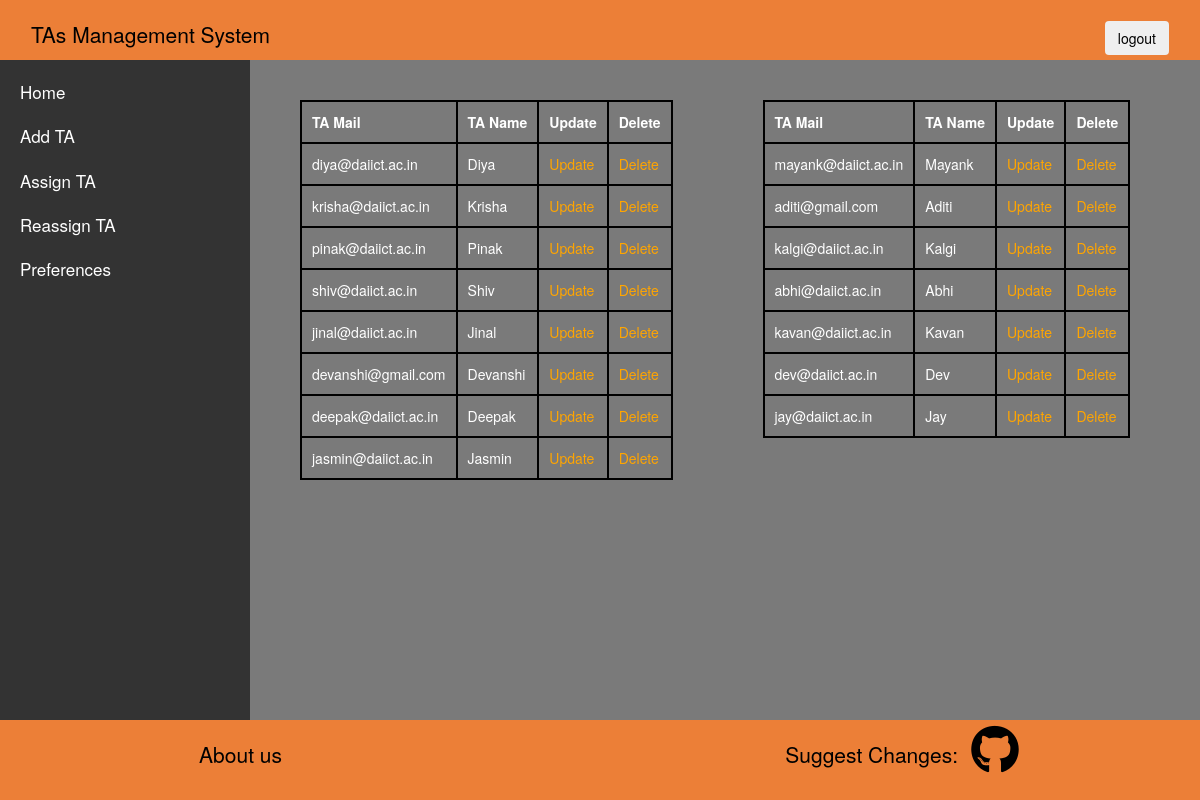
Page /Main/cohome/ta/ on the committed database.
### Main/models.py (models this page shows)
class ta(models.Model):
    name = models.CharField(max_length=30,null=False)
    pwd = models.CharField(max_length=8,null=False)
    cid = models.ForeignKey(course,on_delete=models.CASCADE,null=True)
    mail = models.EmailField(max_length=30,null=False,unique=True)
    year = models.IntegerField(null=False)
    ratings = models.FloatField(default=0,null=False)
    status = models.CharField(default='Not Assigned',max_length=12)
    an= models.BooleanField(default=False)

### Main/coviews.py (the view)
# urls.py: path('cohome/ta/',vta,name='gota'),
def vta(request):
    context={}
    dataset=ta.objects.all()
    context['odd_rec']=ta.objects.none()
    context['even_rec']=ta.objects.none()
    for index,data in enumerate(dataset):
        if index%2==0:
            context['even_rec']|={data}
        else:
            context['odd_rec']|={data}
    return render(request, 'ta.html', context)

### templates/ta.html (shortened to what this page needs)
{%extends 'basic.html' %}
{%load static%}
{%block content%}
    <div class="sidenav">
      <a href="{% url 'cohome' %}">Home</a>
      <a href="{% url 'addta' %}">Add TA</a>
      <a href="{% url 'talist' %}">Assign TA</a>
      <a href="{% url 'talist2' %}">Reassign TA</a>
      <a href="{% url 'copref' %}">Preferences</a>
    </div>
    <div class="main">
      <div class="notify">
      </div>
      <div class="row">
        <div class="col-md-5 table-responsive " >
          <table id="t1" >
            <th>TA Mail</th>
            <th>TA Name</th>
            <th>Update</th>
            <th>Delete</th>
          {% for data in even_rec %}
          <tr>
          <td>{{data.mail}}</td>
          <td>{{ data.name }}</td>
          <td><a href="{% url 'updateta' data.id %}">Update</a></td>
          <td><a href="{% url 'deleteta' data.id %}">Delete</a></td>
          {% endfor %}
      </table>
        </div>
    <div class="col-md-4 table-responsive">
      <table id="2">
        <th>TA Mail</th>
        <th>TA Name</th>
        <th>Update</th>
        <th>Delete</th>
      {% for data in odd_rec %}
      <tr>
      <td>{{data.mail}}</td>
      <td>{{ data.name }}</td>
      <td><a href="{% url 'updateta' data.id %}">Update</a></td>
      <td><a href="{% url 'deleteta' data.id %}">Delete</a></td>
      {% endfor %}
  </table>
    </div>
    </div>
          </div>
{%endblock%}

### Main/static/basic.css (style rules this page uses)
body { margin:0; font-family: 'Gill Sans', 'Gill Sans MT', Calibri, 'Trebuchet MS', sans-serif; box-sizing: border-box; }

### templates/basic.html (style rules this page uses)
.sidenav { width: 250px; position: fixed; top: 60px; background-color: #333; overflow: auto; padding-top: 10px; bottom: 80px; }
.sidenav a { padding: 10px 10px 10px 20px; text-decoration: none; font-size: 17px; color: #333; display: block; color: white; background-image: none; padding-left: auto; }
.main { margin-left: 250px; width: 100%; position: fixed; background-color: rgb(122, 122, 122); overflow: auto; top: 60px; bottom: 80px; padding-inline-start: 0%; padding-inline-end: 0%; }

### templates/ta.html (style rules this page uses)
.notify { margin: auto; padding: 20px; }
table, th, td { border:2px solid black; color:white; padding:10px; }
#t1 { margin-left:50px; margin-right:0px; }
a { color:orange; }

### rows in the picture
ta: mail "diya@daiict.ac.in", name "Diya"
ta: mail "krisha@daiict.ac.in", name "Krisha"
ta: mail "pinak@daiict.ac.in", name "Pinak"
ta: mail "shiv@daiict.ac.in", name "Shiv"
ta: mail "jinal@daiict.ac.in", name "Jinal"
ta: mail "devanshi@gmail.com", name "Devanshi"
ta: mail "deepak@daiict.ac.in", name "Deepak"
ta: mail "jasmin@daiict.ac.in", name "Jasmin"
ta: mail "mayank@daiict.ac.in", name "Mayank"
ta: mail "aditi@gmail.com", name "Aditi"
ta: mail "kalgi@daiict.ac.in", name "Kalgi"
ta: mail "abhi@daiict.ac.in", name "Abhi"
ta: mail "kavan@daiict.ac.in", name "Kavan"
ta: mail "dev@daiict.ac.in", name "Dev"
ta: mail "jay@daiict.ac.in", name "Jay"
